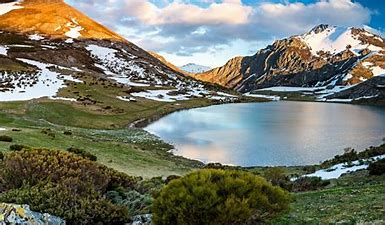
#> input picture OIP.jpg, 385 x 225 px
$ python transformation.py
#> lines starting #> are read from the running program, lines starting #| are printed output that depends on the picture
import cv2 as cv
import numpy as np

img = cv.imread('OIP.jpg')
#> img is the input picture: shape (225, 385, 3); mean B, G, R 106.8, 120.7, 118


# ==== Translation ====
def translate(original_img, x, y):
    transMat = np.float32([[1, 0, x], [0, 1, y]])
    dimensions = (original_img.shape[1], original_img.shape[0])
    return cv.warpAffine(img, transMat, dimensions)


# x --> Right
# y --> Down
# -x --> Left
# -y --> Up
# translated = translate(img, -100, -100)
# cv.imshow('Translated image', translated)


# ====== Rotation ======
def rotate(original_img, angle, rotPoint=None):
    (height, width) = original_img.shape[:2]

    if rotPoint is None:
        rotPoint = (width // 2, height // 2)

    rotMat = cv.getRotationMatrix2D(rotPoint, angle, 1.0)
    dimensions = (width, height)

    return cv.warpAffine(original_img, rotMat, dimensions)


# rotated = rotate(img, 45)
# cv.imshow('Rotated image', rotated)

# ======= Flipping =======
# 1 --> flip vertically, 0 --> flip horizontally, -1 --> flip both vertically and horizontally
flip = cv.flip(img, -1)
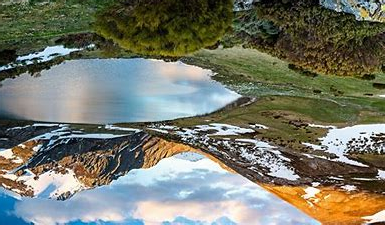
#> flip: shape (225, 385, 3); mean B, G, R 106.8, 120.7, 118
cv.imshow('Flipped image', flip)

cv.waitKey(0)
